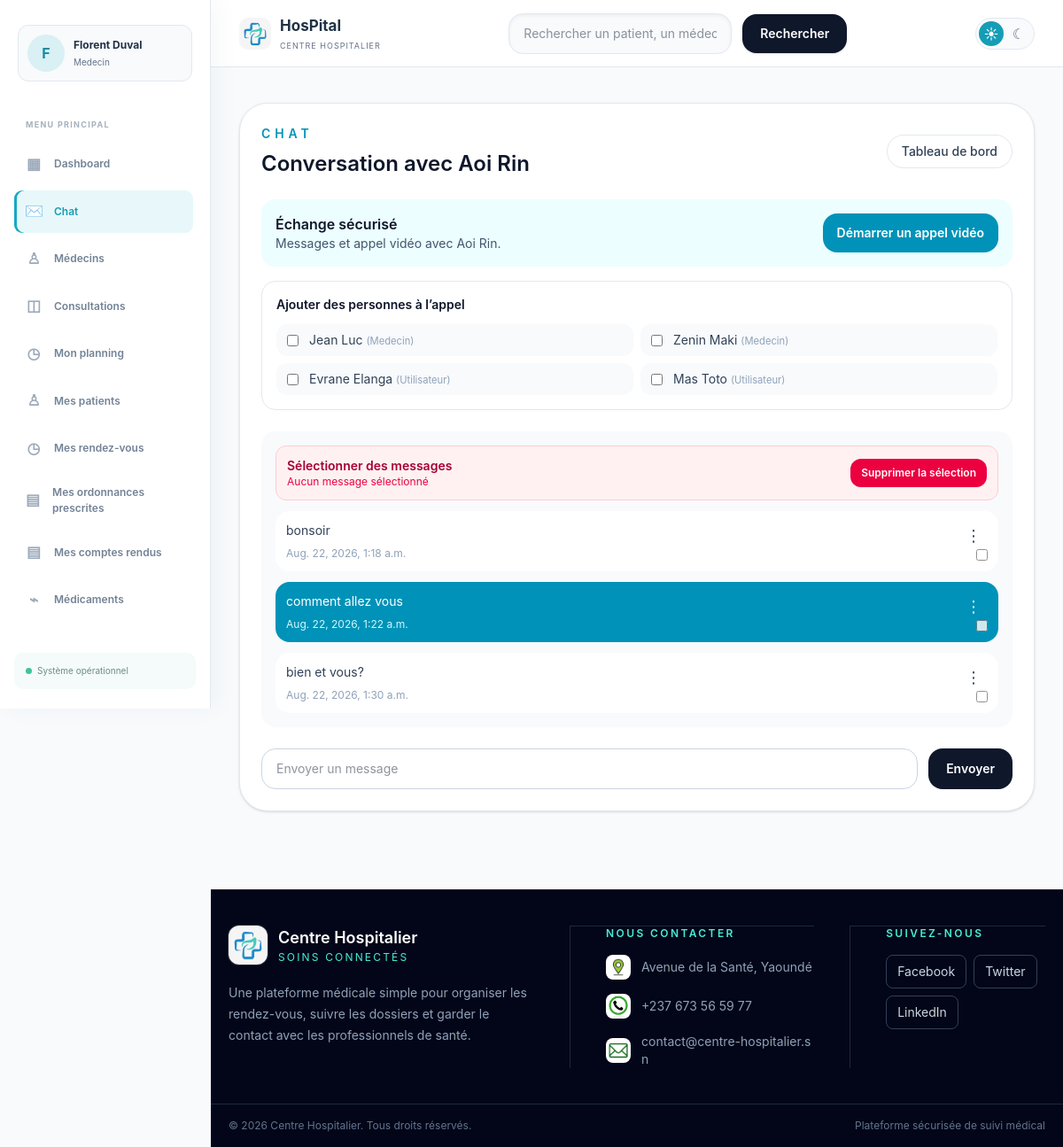
/chat/doctor/1/ (signed in), run on the app's committed database.
### hopital/models.py (models this page shows, shortened)
class CustomUser(AbstractUser):
    ROLE_CHOICES = [
        ('user', 'Utilisateur'),
        ('medecin', 'Medecin'),
        ('admin', 'Administrateur'),
        ('secretaire', 'Secretaire'),
    ]
    role = models.CharField(max_length=20, choices=ROLE_CHOICES, default='user')
    nom = models.CharField(max_length=100, blank=True, null=True)
    prenom = models.CharField(max_length=100, blank=True, null=True)
    sexe = models.CharField(max_length=10, blank=True, null=True)
    telephone = models.CharField(max_length=20, blank=True, null=True)
    adresse = models.CharField(max_length=255, blank=True, default='')
    specialite = models.CharField(max_length=100, blank=True, default='')
    langues = models.CharField(max_length=255, blank=True, default='')
    photo_profil = models.ImageField(upload_to='profils/', blank=True, null=True)
    date_naissance = models.DateField(blank=True, null=True)
    medecin_traitant = models.ForeignKey(
        'self',
        on_delete=models.SET_NULL,
        null=True,
        blank=True,
        related_name='patients_suivis'
    )
    def __str__(self):
        nom_complet = f"{self.prenom or ''} {self.nom or ''}".strip()
        return nom_complet or self.username

class ChatMessage(models.Model):
    sender = models.ForeignKey(CustomUser, on_delete=models.CASCADE, related_name='messages_envoyes')
    receiver = models.ForeignKey(CustomUser, on_delete=models.CASCADE, related_name='messages_recus')
    content = models.TextField()
    created_at = models.DateTimeField(auto_now_add=True)
    is_read = models.BooleanField(default=False)

### hopital/views.py (the view)
# urls.py: path('chat/doctor/<int:doctor_id>/', chat_with_doctor, name='chat_with_doctor'),
@login_required
def chat_with_doctor(request, doctor_id):
    participant = CustomUser.objects.filter(pk=doctor_id).first()
    can_chat = participant and participant != request.user and (
        request.user.role in ['admin', 'secretaire']
        or participant.role == 'medecin'
        or request.user.role == 'medecin'
    )
    messages = []
    if can_chat:
        ChatMessage.objects.filter(
            sender=participant,
            receiver=request.user,
            is_read=False,
        ).update(is_read=True)
        messages = ChatMessage.objects.filter(
            (Q(sender=request.user) & Q(receiver=participant)) |
            (Q(sender=participant) & Q(receiver=request.user))
        ).order_by('created_at')
    if request.method == 'POST':
        content = request.POST.get('content', '').strip()
        if can_chat and content:
            ChatMessage.objects.create(sender=request.user, receiver=participant, content=content)
            return redirect('chat_with_doctor', doctor_id=participant.pk)
    if request.user.role in ['admin', 'secretaire']:
        invitees = CustomUser.objects.exclude(pk=request.user.pk).order_by('role', 'nom', 'prenom')
    elif request.user.role == 'medecin':
        invitees = CustomUser.objects.filter(
            Q(role='medecin') | Q(role__in=['patient', 'user'], medecin_traitant=request.user)
        ).exclude(pk=request.user.pk).order_by('role', 'nom', 'prenom')
    else:
        invitees = CustomUser.objects.filter(role='medecin').exclude(pk=request.user.pk).order_by('nom', 'prenom')
    return render(request, 'chat.html', {
        'doctor': participant if participant and participant.role == 'medecin' else None,
        'participant': participant if can_chat else None,
        'messages': messages,
        'invitees': invitees,
    })

### hopital/templates/chat.html (shortened to what this page needs)
{% load static %}
<!DOCTYPE html>
<html lang="fr">
<head>
    <link rel="stylesheet" href="{% static 'css/style.css' %}">
    <script src="https://cdn.jsdelivr.net/npm/@tailwindcss/browser@4"></script>
    <link href="{% static 'output.css' %}" rel="stylesheet">
</head>
<body class="min-h-screen bg-slate-50 text-slate-800">
    {% include 'header.html' %}
    <main class="mx-auto max-w-5xl px-6 py-10 lg:px-8">
        <section class="rounded-4xl border border-slate-200 bg-white p-6 shadow-sm">
            <div class="flex items-center justify-between gap-3">
                <div>
                    <p class="text-sm font-semibold uppercase tracking-[0.35em] text-cyan-600">Chat</p>
                    <h1 class="mt-2 text-2xl font-semibold text-slate-900">{% if participant %}Conversation avec {{ participant }}{% else %}Vos conversations{% endif %}</h1>
                </div>
                <a href="{% url 'hboard' %}" class="rounded-full border border-slate-200 px-4 py-2 text-sm font-medium text-slate-700 transition hover:bg-slate-100">Tableau de bord</a>
            </div>
            {% if participant %}
            <div class="mt-6 flex flex-wrap items-center justify-between gap-3 rounded-2xl bg-cyan-50 p-4">
                <div>
                    <p class="font-semibold text-slate-900">Échange sécurisé</p>
                    <p class="text-sm text-slate-600">Messages et appel vidéo avec {{ participant }}.</p>
                </div>
                <button id="start-call" type="button" class="rounded-2xl bg-cyan-600 px-4 py-3 text-sm font-semibold text-white transition hover:bg-cyan-700">Démarrer un appel vidéo</button>
            </div>
            {% if request.user.role == 'medecin' %}
            <div class="mt-4 rounded-2xl border border-slate-200 p-4">
                <p class="text-sm font-semibold text-slate-900">Ajouter des personnes à l’appel</p>
                <div class="mt-3 grid gap-2 sm:grid-cols-2">
                    {% for invitee in invitees %}
                    <label class="flex items-center gap-3 rounded-xl bg-slate-50 px-3 py-2 text-sm text-slate-700">
                        <input type="checkbox" name="call_participant" value="{{ invitee.pk }}" {% if invitee.pk == participant.pk %}checked{% endif %}>
                        <span>{{ invitee }} <small class="text-slate-400">({{ invitee.get_role_display }})</small></span>
                    </label>
                    {% empty %}
                    <p class="text-sm text-slate-500">Aucun patient ou collègue disponible.</p>
                    {% endfor %}
                </div>
            </div>
            {% endif %}
            <div class="mt-6 space-y-3 rounded-2xl bg-slate-50 p-4">
                <form id="bulk-delete-form" method="post" action="{% url 'chat_bulk_delete' %}" class="flex flex-wrap items-center justify-between gap-3 rounded-xl border border-rose-200 bg-rose-50 p-3">
                    <div>
                        <p class="text-sm font-semibold text-rose-800">Sélectionner des messages</p>
                        <p id="selected-message-count" class="text-xs text-rose-600">Aucun message sélectionné</p>
                    </div>
                    <button type="submit" class="rounded-xl bg-rose-600 px-3 py-2 text-xs font-semibold text-white transition hover:bg-rose-700">Supprimer la sélection</button>
                </form>
                {% for message in messages %}
                <div data-message-bubble class="relative rounded-2xl {% if message.sender == request.user %}bg-cyan-600 text-white{% else %}bg-white text-slate-700{% endif %} p-3 pr-12">
                    <label class="absolute bottom-3 right-3 z-10 flex items-center gap-1 text-xs opacity-80" title="Sélectionner ce message">
                        <input type="checkbox" class="message-selector" value="{{ message.pk }}">
                    </label>
                    <details class="absolute right-3 top-3">
                        <summary class="flex h-8 w-8 cursor-pointer list-none items-center justify-center rounded-lg text-lg leading-none transition hover:bg-black/10" aria-label="Actions du message" title="Actions du message">&#8942;</summary>
                    </details>
                    <p class="message-content text-sm">{{ message.content }}</p>
                    <p class="mt-2 text-xs {% if message.sender == request.user %}text-cyan-100{% else %}text-slate-400{% endif %}">{{ message.created_at }}</p>
                </div>
                {% empty %}
                <p class="text-sm text-slate-500">Aucun message encore. Envoyer un message pour commencer la conversation.</p>
                {% endfor %}
            </div>
            <form method="post" class="mt-6 flex flex-col gap-3 sm:flex-row">
                <input type="text" name="content" placeholder="Envoyer un message" class="w-full rounded-2xl border border-slate-300 px-4 py-3 text-sm outline-none focus:border-cyan-500" required>
                <button type="submit" class="rounded-2xl bg-slate-900 px-5 py-3 text-sm font-semibold text-white transition hover:bg-slate-700">Envoyer</button>
            </form>
            {% endif %}
        </section>
    </main>
    {% include 'footer.html' %}
</body>
</html>

### hopital/templates/header.html (shortened to what this page needs)
{% load static %}
<aside class="app-sidebar" id="app-sidebar" data-app-sidebar>
    <a href="{% url 'parametres' %}" class="sidebar-profile">
        {% if request.user.photo_profil %}
            <img src="{{ request.user.photo_profil.url }}" alt="Photo de {{ request.user.prenom|default:request.user.username }}">
        {% else %}
            <span class="sidebar-profile-fallback">{{ request.user.prenom|default:request.user.username|first|upper }}</span>
        {% endif %}
        <span class="sidebar-profile-info"><strong>{{ request.user.prenom|default:'' }} {{ request.user.nom|default:'' }}</strong><small>{{ request.user.get_role_display|default:'Utilisateur' }}</small></span>
    </a>
    <nav class="app-sidebar-nav" aria-label="Navigation principale">
        <p class="app-nav-label">Menu principal</p>
        <a class="app-nav-link {% if request.resolver_match.url_name == 'hboard' %}is-active{% endif %}" href="{% url 'hboard' %}"><span aria-hidden="true">▦</span>Dashboard</a>
        <a class="app-nav-link chat-nav-link {% if request.resolver_match.url_name == 'chat_inbox' or request.resolver_match.url_name == 'chat_with_doctor' %}is-active{% endif %}" href="{% url 'chat_inbox' %}"><span class="chat-icon" aria-hidden="true">✉</span><span class="app-nav-link-label">Chat</span></a>
        <a class="app-nav-link {% if request.resolver_match.url_name == 'medecin-list' %}is-active{% endif %}" href="{% url 'medecin-list' %}"><span aria-hidden="true">♙</span>Médecins</a>
        <a class="app-nav-link " href="{% if request.user.role == 'medecin' %}{% url 'medecin_consultation' %}{% elif request.user.role == 'user' or request.user.role == 'patient' %}{% url 'patient_consultation' %}{% else %}{% url 'staff_consultations' %}{% endif %}"><span aria-hidden="true">◫</span>Consultations</a>
        <a class="app-nav-link {% if request.resolver_match.url_name == 'medecin_planning' %}is-active{% endif %}" href="{% if request.user.role == 'medecin' %}{% url 'medecin_planning' %}{% else %}{% url 'medecin-list' %}{% endif %}"><span aria-hidden="true">◷</span>Mon planning</a>
        {% if request.user.role == 'medecin' %}
        <a class="app-nav-link {% if request.resolver_match.url_name == 'medecin_patients' %}is-active{% endif %}" href="{% url 'medecin_patients' %}"><span aria-hidden="true">♙</span>Mes patients</a>
        <a class="app-nav-link {% if request.resolver_match.url_name == 'medecin_rendez_vous' %}is-active{% endif %}" href="{% url 'medecin_rendez_vous' %}"><span aria-hidden="true">◷</span>Mes rendez-vous</a>
        <a class="app-nav-link {% if request.resolver_match.url_name == 'medecin_ordonnances' %}is-active{% endif %}" href="{% url 'medecin_ordonnances' %}"><span aria-hidden="true">▤</span>Mes ordonnances prescrites</a>
        {% endif %}
        {% if request.user.role == 'medecin' %}
        <a class="app-nav-link {% if request.resolver_match.url_name == 'medecin_exam_reports' %}is-active{% endif %}" href="{% url 'medecin_exam_reports' %}"><span aria-hidden="true">▤</span>Mes comptes rendus</a>
        {% endif %}
        <a class="app-nav-link {% if request.resolver_match.url_name == 'stock_medicaments' %}is-active{% endif %}" href="{% url 'stock_medicaments' %}"><span aria-hidden="true">⌁</span>Médicaments</a>
        <p class="app-nav-label app-nav-label-spaced">Compte</p>
    </nav>
    <div class="app-sidebar-footer"><span></span>Système opérationnel</div>
</aside>
<header class="app-header">
    <nav class="app-header-nav">
        <a href="{% url 'hboard' %}" class="app-header-brand">
            <img src="{% static 'images/hos.png' %}" alt="Logo HosPital" class="app-header-logo">
            <span><strong>HosPital</strong><small>Centre hospitalier</small></span>
        </a>
        <div class="search-box">
                <form method="get" action="{% url 'hboard' %}" title="saisissez le nom de l'utilisateur" class="flex flex-col gap-3 sm:flex-row sm:items-center">
                    <div class="relative w-full">
                        <input type="text" name="q" value="{{ search_results.query|default:'' }}" placeholder="Rechercher un patient, un médecin, une consultation ou une chambre" class="w-full rounded-2xl border border-slate-200 bg-slate-50 px-4 py-3 text-sm text-slate-800 shadow-inner outline-none transition focus:border-cyan-500 focus:bg-white focus:ring-4 focus:ring-cyan-100">
                    </div>
                    <button type="submit" class="rounded-2xl bg-slate-900 px-5 py-3 text-sm font-semibold text-white shadow-sm transition hover:bg-slate-700">Rechercher</button>
                </form>
            </div>
        <div class="app-header-actions">
            <div class="theme-switcher" role="group" aria-label="Choisir le thème">
                <button type="button" class="theme-button" data-theme-choice="light" aria-label="Activer le thème clair" title="Thème clair">☀</button>
                <button type="button" class="theme-button" data-theme-choice="dark" aria-label="Activer le thème sombre" title="Thème sombre">☾</button>
            </div>
        </div>
    </nav>
</header>

### data on the page
CustomUser: user.prenom|first "F", user.prenom "Florent", user.nom "Duval", user.role "Medecin"
CustomUser: prenom+nom "Aoi Rin"
CustomUser: prenom+nom "Jean Luc", role "Medecin"
CustomUser: prenom+nom "Zenin Maki", role "Medecin"
CustomUser: prenom+nom "Evrane Elanga", role "Utilisateur"
CustomUser: prenom+nom "Mas Toto", role "Utilisateur"
ChatMessage: content "bonsoir", created_at "Aug. 22, 2026, 1:18 a.m."
ChatMessage: content "comment allez vous", created_at "Aug. 22, 2026, 1:22 a.m."
ChatMessage: content "bien et vous?", created_at "Aug. 22, 2026, 1:30 a.m."
